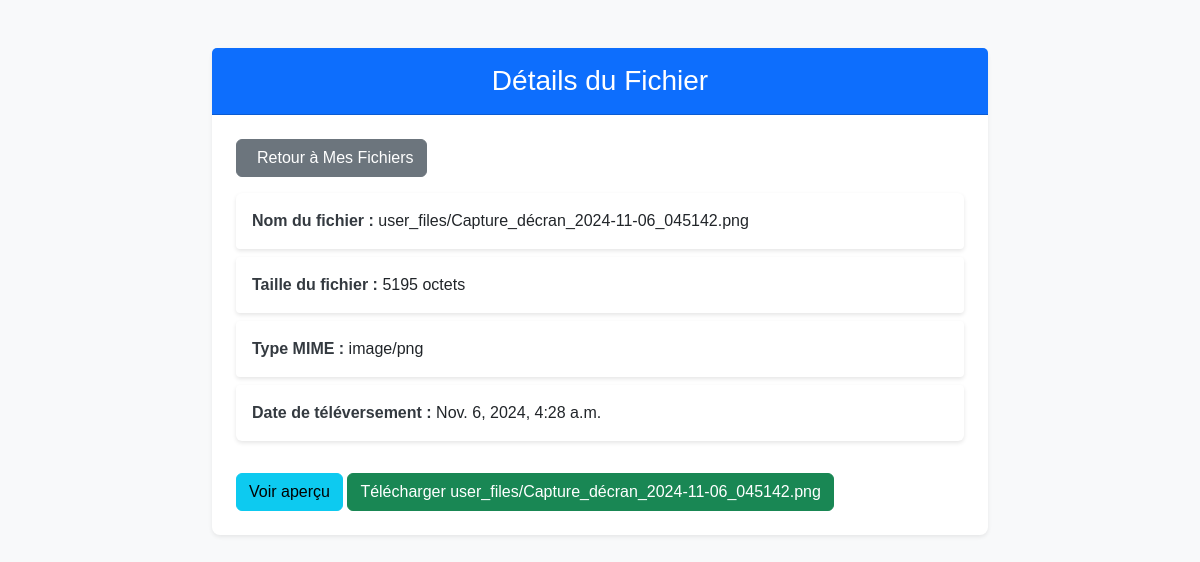
The app's page /file/38/ (signed in) with its own data.
### drive/models.py (models this page shows, shortened)
class File(models.Model):
    file = models.FileField(upload_to='user_files/')
    user = models.ForeignKey(User, on_delete=models.CASCADE)
    folder = models.ForeignKey(Folder, null=True, blank=True, related_name='files', on_delete=models.CASCADE)
    uploaded_at = models.DateTimeField(auto_now_add=True)
    file_size = models.PositiveIntegerField(null=True, blank=True)  # Permettre null temporairement
    file_type = models.CharField(max_length=50, null=True, blank=True)  # Permettre null temporairement

### drive/views.py (the view)
# urls.py: path('file/<int:file_id>/', file_details, name='file_details'),
@login_required
def file_details(request, file_id):
    file = get_object_or_404(File, id=file_id, user=request.user)
    preview_url = None
    if file.file_type.startswith('image/'):
        preview_url = file.file.url  # Si c'est une image, on peut afficher directement l'URL du fichier
    elif file.file_type.startswith('video/'):
        preview_url = file.file.url  # Pour les vidéos, on pourrait utiliser un lecteur vidéo
    elif file.file_type == 'application/pdf':
        preview_url = file.file.url  # Pour les PDF, on peut également l'afficher directement
    return render(request, 'drive/file_details.html', {
        'file': file,
        'preview_url': preview_url,  # Passer l'URL pour la prévisualisation
    })

### drive/templates/drive/file_details.html (shortened to what this page needs)
{% load static %}
<!DOCTYPE html>
<html lang="fr">
<head>
    <link href="https://cdn.jsdelivr.net/npm/bootstrap@5.3.0-alpha1/dist/css/bootstrap.min.css" rel="stylesheet">
    <link rel="stylesheet" href="{% static 'drive/css/file_details.css' %}">
</head>
<body class="bg-light">
    <div class="container mt-5">
        <div class="card shadow-sm">
            <div class="card-header bg-primary text-white">
                <h1 class="h3 mb-0">Détails du Fichier</h1>
            </div>
            <div class="card-body">
                <a href="{% url 'browse_files' %}" class="btn btn-secondary mb-3">
                     Retour à Mes Fichiers
                </a>
                {% if file %}
                    <ul class="list-group">
                        <li class="list-group-item">
                            <strong>Nom du fichier :</strong> {{ file.file.name }}
                        </li>
                        <li class="list-group-item">
                            <strong>Taille du fichier :</strong> {{ file.file_size }} octets
                        </li>
                        <li class="list-group-item">
                            <strong>Type MIME :</strong> {{ file.file_type }}
                        </li>
                        <li class="list-group-item">
                            <strong>Date de téléversement :</strong> {{ file.uploaded_at }}
                        </li>
                    </ul>
                    <div class="mt-4">
                        <button type="button" class="btn btn-info" onclick="showPreview('{{ file.file.url }}', '{{ file.file_type }}')">
                            Voir aperçu
                        </button>
                        <a href="{{ file.file.url }}" class="btn btn-success" download>
                            Télécharger {{ file.file.name }}
                        </a>
                    </div>
                {% else %}
                    <div class="alert alert-danger" role="alert">
                        Le fichier demandé n'a pas été trouvé.
                    </div>
                {% endif %}
            </div>
        </div>
    </div>
</body>
</html>

### drive/static/drive/css/file_details.css (style rules this page uses)
body { font-family: Arial, sans-serif; background-color: #f8f9fa; }
.container { max-width: 800px; margin: 0 auto; }
.card { border: none; border-radius: 8px; }
.card-header { border-radius: 8px 8px 0 0; padding: 1rem; text-align: center; }
.card-body { padding: 1.5rem; }
.btn { display: inline-flex; align-items: center; gap: 0.5rem; }
.list-group-item { border: none; padding: 1rem; background-color: #ffffff; margin-bottom: 0.5rem; border-radius: 4px; box-shadow: 0 2px 4px rgba(0, 0, 0, 0.1); }
.list-group-item strong { color: #343a40; }

### records on screen
File: file.name "user_files/Capture_décran_2024-11-06_045142.png", file_size "5195", file_type "image/png", uploaded_at "Nov. 6, 2024, 4:28 a.m."
